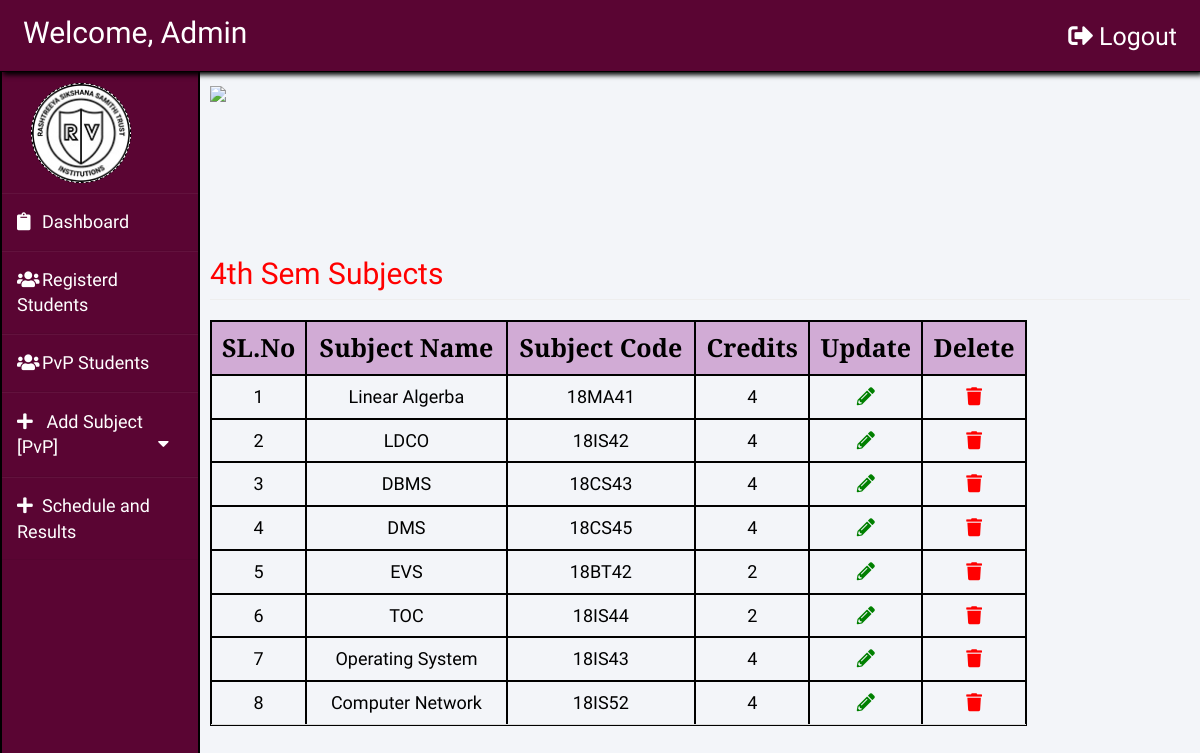
Screenshot of /admin/dashboard.php?page=disp_s4 (signed in) with the database file from the repository.
### tables this page shows
CREATE TABLE `add_s4` (
  `id` int(255) NOT NULL,
  `sub_name` varchar(255) NOT NULL,
  `sub_code` varchar(255) NOT NULL,
  `credits` bigint(255) NOT NULL
);

### admin/disp_see/disp_s4.php (the view, shortened to what this page needs)
<?php
require_once('../connection.php');
$query1 = "SELECT * FROM add_s4";
$result = mysqli_query($con, $query1);
$rr = mysqli_num_rows($result);
if (!$rr) {
    echo "<h2 style='color:red;color:#ff0000;font-family:Acme;'>No Subjects Listed/Added Yet.</h2>";
} else {
?>
    <!DOCTYPE html>
    <html lang="en">
    <head>
        <link rel="stylesheet" href="https://use.fontawesome.com/releases/v5.3.1/css/all.css">
    </head>
    <body>
        <img id="head" width="500px" style="font-family:'PT Serif';" left:10 align='left' src="../css/images/rvceheader.png">
        <br /><br /><br /><br /><br /><br />
        <h2 style="color:#ff0000;font-family:'Acme';" class="page-header">4th Sem Subjects</h2>
        <div class="col-lg-10 mcon text-center">
            <table id="mytab1" width="100%" class="mtab table table-bordered table-hover table-responsive" style="margin-top:0;">
                <tr align='center' style="background-color:rgba(128,0,128,0.3);color:black;font-size:25px;font-family: 'PT serif';" class="table-info">
                    <th style='border:2px solid black'>SL.No</th>
                    <th style='border:2px solid black'>Subject Name</th>
                    <th style='border:2px solid black'>Subject Code</th>
                    <th style='border:2px solid black'>Credits</th>
                    <th style='border:2px solid black'>Update</th>
                    <th style='border:2px solid black'>Delete</th>
                </tr>
                <?php
                $i = 1;
                while ($row = mysqli_fetch_array($result)) {
                    echo "<tr style='color:black;border-bottom:2px solid black;font-size:18px;border-right:2px solid black;border-top:2px solid black;border-left:2px solid black;'>";
                    echo "<td style='border:2px solid black' align = 'center'>" . $i . "</td>";
                    echo "<td style='border:2px solid black' align = 'center'>" . $row['sub_name'] . "</td>";
                    echo "<td style='border:2px solid black' align = 'center'>" . $row['sub_code'] . "</td>";
                    echo "<td style='border:2px solid black' align = 'center'>" . $row['credits'] . "</td>";
                ?>
                    <td align='center' style='border:2px solid black'> <a href="update_s4.php?id=<?php echo $row['id']; ?>" style='color:green'><i class="fas fa-pencil-alt"></i></a> </td>
                    <td align='center' style='border:2px solid black'> <a href="javascript:DeleteUser('<?php echo $row['id']; ?>')" style='color:red'><i class="fas fa-trash"></i></a> </td>
                <?php
                    $i++;
                }
                ?>
            <?php
        }
            ?>
            </table>
        </div>
    </body>
    </html>

### css/dashboard.css (style rules this page uses)
body { padding-top: 50px; }
.main .page-header { margin-top: 0; }

### admin/dashboard.php (style rules this page uses)
body { background-color: #f3f5f9; }

### admin/disp_see/disp_s4.php (style rules this page uses)
.mcon { margin-top: auto; margin-left: auto; padding: 0; }
.mtab { margin-top: auto; margin-left: auto; padding: 0; font-family: 'Acme'; }
table th { text-align: center; }

### rows the page displays
add_s4: sub_name "Linear Algerba", sub_code "18MA41", credits "4"
add_s4: sub_name "LDCO", sub_code "18IS42", credits "4"
add_s4: sub_name "DBMS", sub_code "18CS43", credits "4"
add_s4: sub_name "DMS", sub_code "18CS45", credits "4"
add_s4: sub_name "EVS", sub_code "18BT42", credits "2"
add_s4: sub_name "TOC", sub_code "18IS44", credits "2"
add_s4: sub_name "Operating System", sub_code "18IS43", credits "4"
add_s4: sub_name "Computer Network", sub_code "18IS52", credits "4"
